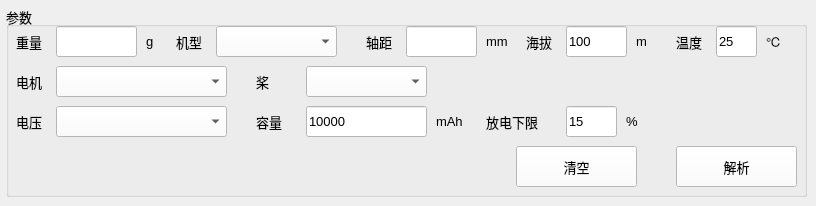
      <widget class="QWidget" name="xrotor_calc">
       <widget class="QGroupBox" name="xrotor_ecalc">
        <property name="geometry">
         <rect>
          <x>6</x>
          <y>6</y>
          <width>801</width>
          <height>191</height>
         </rect>
        </property>
        <property name="font">
         <font>
          <pointsize>10</pointsize>
         </font>
        </property>
        <property name="title">
         <string>参数</string>
        </property>
        <widget class="QLabel" name="label_4">
         <property name="geometry">
          <rect>
           <x>10</x>
           <y>20</y>
           <width>61</width>
           <height>31</height>
          </rect>
         </property>
         <property name="font">
          <font>
           <pointsize>10</pointsize>
          </font>
         </property>
         <property name="text">
          <string>重量</string>
         </property>
        </widget>
        <widget class="QLabel" name="label_5">
         <property name="geometry">
          <rect>
           <x>170</x>
           <y>20</y>
           <width>51</width>
           <height>31</height>
          </rect>
         </property>
         <property name="font">
          <font>
           <pointsize>10</pointsize>
          </font>
         </property>
         <property name="text">
          <string>机型</string>
         </property>
        </widget>
        <widget class="QLabel" name="label_6">
         <property name="geometry">
          <rect>
           <x>10</x>
           <y>60</y>
           <width>51</width>
           <height>31</height>
          </rect>
         </property>
         <property name="font">
          <font>
           <pointsize>10</pointsize>
          </font>
         </property>
         <property name="text">
          <string>电机</string>
         </property>
        </widget>
        <widget class="QLabel" name="label_7">
         <property name="geometry">
          <rect>
           <x>250</x>
           <y>60</y>
           <width>21</width>
           <height>31</height>
          </rect>
         </property>
         <property name="font">
          <font>
           <pointsize>10</pointsize>
          </font>
         </property>
         <property name="text">
          <string>桨</string>
         </property>
        </widget>
        <widget class="QLabel" name="label_8">
         <property name="geometry">
          <rect>
           <x>250</x>
           <y>100</y>
           <width>31</width>
           <height>31</height>
          </rect>
         </property>
         <property name="font">
          <font>
           <pointsize>10</pointsize>
          </font>
         </property>
         <property name="text">
          <string>容量</string>
         </property>
        </widget>
        <widget class="QComboBox" name="cb_copter_frame">
         <property name="enabled">
          <bool>true</bool>
         </property>
         <property name="geometry">
          <rect>
           <x>210</x>
           <y>20</y>
           <width>121</width>
           <height>31</height>
          </rect>
         </property>
         <property name="font">
          <font>
           <pointsize>10</pointsize>
          </font>
         </property>
         <property name="toolTip">
          <string>旋翼机类型，如4轴、6轴，...</string>
         </property>
         <property name="styleSheet">
          <string notr="true">background-color: rgb(255, 255, 255);
color: rgb(0, 0, 0);</string>
         </property>
         <property name="editable">
          <bool>false</bool>
         </property>
        </widget>
        <widget class="QComboBox" name="cb_motor_type">
         <property name="geometry">
          <rect>
           <x>50</x>
           <y>60</y>
           <width>171</width>
           <height>31</height>
          </rect>
         </property>
         <property name="font">
          <font>
           <pointsize>10</pointsize>
          </font>
         </property>
         <property name="toolTip">
          <string>电机类型</string>
         </property>
         <property name="styleSheet">
          <string notr="true">background-color: rgb(255, 255, 255);
color: rgb(0, 0, 0);</string>
         </property>
         <property name="editable">
          <bool>false</bool>
         </property>
        </widget>
        <widget class="QComboBox" name="cb_prop_type">
         <property name="geometry">
          <rect>
           <x>300</x>
           <y>60</y>
           <width>121</width>
           <height>31</height>
          </rect>
         </property>
         <property name="font">
          <font>
           <pointsize>10</pointsize>
          </font>
         </property>
         <property name="toolTip">
          <string>螺旋桨尺寸</string>
         </property>
         <property name="styleSheet">
          <string notr="true">background-color: rgb(255, 255, 255);
color: rgb(0, 0, 0);</string>
         </property>
         <property name="editable">
          <bool>false</bool>
         </property>
        </widget>
        <widget class="QLineEdit" name="le_weight">
         <property name="geometry">
          <rect>
           <x>50</x>
           <y>20</y>
           <width>81</width>
           <height>31</height>
          </rect>
         </property>
         <property name="font">
          <font>
           <pointsize>10</pointsize>
          </font>
         </property>
         <property name="toolTip">
          <string>飞机总重</string>
         </property>
         <property name="styleSheet">
          <string notr="true">background-color: rgb(255, 255, 255);
color: rgb(0, 0, 0);</string>
         </property>
         <property name="text">
          <string/>
         </property>
        </widget>
        <widget class="QLineEdit" name="le_battery_capacity">
         <property name="geometry">
          <rect>
           <x>300</x>
           <y>100</y>
           <width>121</width>
           <height>31</height>
          </rect>
         </property>
         <property name="font">
          <font>
           <pointsize>10</pointsize>
          </font>
         </property>
         <property name="toolTip">
          <string>电池容量</string>
         </property>
         <property name="styleSheet">
          <string notr="true">background-color: rgb(255, 255, 255);
color: rgb(0, 0, 0);</string>
         </property>
         <property name="text">
          <string>10000</string>
         </property>
        </widget>
        <widget class="QPushButton" name="pb_xrotor_calc">
         <property name="geometry">
          <rect>
           <x>670</x>
           <y>140</y>
           <width>121</width>
           <height>41</height>
          </rect>
         </property>
         <property name="font">
          <font>
           <pointsize>10</pointsize>
          </font>
         </property>
         <property name="toolTip">
          <string>评估旋翼机性能</string>
         </property>
         <property name="styleSheet">
          <string notr="true">color: rgb(0, 0, 0);
background-color: rgb(255, 255, 255);</string>
         </property>
         <property name="text">
          <string>解析</string>
         </property>
        </widget>
        <widget class="QPushButton" name="pb_xrotor_reset">
         <property name="geometry">
          <rect>
           <x>510</x>
           <y>140</y>
           <width>121</width>
           <height>41</height>
          </rect>
         </property>
         <property name="font">
          <font>
           <pointsize>10</pointsize>
          </font>
         </property>
         <property name="toolTip">
          <string>清空输入及选型</string>
         </property>
         <property name="styleSheet">
          <string notr="true">color: rgb(0, 0, 0);
background-color: rgb(255, 255, 255);</string>
         </property>
         <property name="text">
          <string>清空</string>
         </property>
        </widget>
        <widget class="QLabel" name="label_9">
         <property name="geometry">
          <rect>
           <x>10</x>
           <y>100</y>
           <width>41</width>
           <height>31</height>
          </rect>
         </property>
         <property name="font">
          <font>
           <pointsize>10</pointsize>
          </font>
         </property>
         <property name="text">
          <string>电压</string>
         </property>
        </widget>
        <widget class="QComboBox" name="cb_volt">
         <property name="geometry">
          <rect>
           <x>50</x>
           <y>100</y>
           <width>171</width>
           <height>31</height>
          </rect>
         </property>
         <property name="font">
          <font>
           <pointsize>10</pointsize>
          </font>
         </property>
         <property name="toolTip">
          <string>电机工作电压</string>
         </property>
         <property name="styleSheet">
          <string notr="true">background-color: rgb(255, 255, 255);
color: rgb(0, 0, 0);</string>
         </property>
         <property name="editable">
          <bool>false</bool>
         </property>
        </widget>
        <widget class="QLabel" name="label_10">
         <property name="geometry">
          <rect>
           <x>430</x>
           <y>100</y>
           <width>31</width>
           <height>31</height>
          </rect>
         </property>
         <property name="font">
          <font>
           <pointsize>10</pointsize>
          </font>
         </property>
         <property name="text">
          <string>mAh</string>
         </property>
        </widget>
        <widget class="QLineEdit" name="le_flight_height">
         <property name="geometry">
          <rect>
           <x>560</x>
           <y>20</y>
           <width>61</width>
           <height>31</height>
          </rect>
         </property>
         <property name="font">
          <font>
           <pointsize>10</pointsize>
          </font>
         </property>
         <property name="toolTip">
          <string>无人机飞行高度，默认100米</string>
         </property>
         <property name="styleSheet">
          <string notr="true">background-color: rgb(255, 255, 255);
color: rgb(0, 0, 0);</string>
         </property>
         <property name="text">
          <string>100</string>
         </property>
        </widget>
        <widget class="QLabel" name="label_11">
         <property name="geometry">
          <rect>
           <x>520</x>
           <y>20</y>
           <width>41</width>
           <height>31</height>
          </rect>
         </property>
         <property name="font">
          <font>
           <pointsize>10</pointsize>
          </font>
         </property>
         <property name="text">
          <string>海拔</string>
         </property>
        </widget>
        <widget class="QLineEdit" name="le_capacity_residual">
         <property name="geometry">
          <rect>
           <x>560</x>
           <y>100</y>
           <width>51</width>
           <height>31</height>
          </rect>
         </property>
         <property name="font">
          <font>
           <pointsize>10</pointsize>
          </font>
         </property>
         <property name="toolTip">
          <string>电池剩余电量, 默认15%</string>
         </property>
         <property name="styleSheet">
          <string notr="true">background-color: rgb(255, 255, 255);
color: rgb(0, 0, 0);</string>
         </property>
         <property name="text">
          <string>15</string>
         </property>
        </widget>
        <widget class="QLabel" name="label_12">
         <property name="geometry">
          <rect>
           <x>480</x>
           <y>100</y>
           <width>71</width>
           <height>31</height>
          </rect>
         </property>
         <property name="font">
          <font>
           <pointsize>10</pointsize>
          </font>
         </property>
         <property name="text">
          <string>放电下限</string>
         </property>
        </widget>
        <widget class="QLabel" name="label_13">
         <property name="geometry">
          <rect>
           <x>620</x>
           <y>100</y>
           <width>21</width>
           <height>31</height>
          </rect>
         </property>
         <property name="font">
          <font>
           <pointsize>10</pointsize>
          </font>
         </property>
         <property name="text">
          <string>%</string>
         </property>
        </widget>
        <widget class="QLineEdit" name="le_uav_axisDist">
         <property name="geometry">
          <rect>
           <x>400</x>
           <y>20</y>
           <width>71</width>
           <height>31</height>
          </rect>
         </property>
         <property name="font">
          <font>
           <pointsize>10</pointsize>
          </font>
         </property>
         <property name="toolTip">
          <string>旋翼机轴距</string>
         </property>
         <property name="styleSheet">
          <string notr="true">background-color: rgb(255, 255, 255);
color: rgb(0, 0, 0);</string>
         </property>
         <property name="text">
          <string/>
         </property>
        </widget>
        <widget class="QLabel" name="label_14">
         <property name="geometry">
          <rect>
           <x>360</x>
           <y>20</y>
           <width>41</width>
           <height>31</height>
          </rect>
         </property>
         <property name="font">
          <font>
           <pointsize>10</pointsize>
          </font>
         </property>
         <property name="text">
          <string>轴距</string>
         </property>
        </widget>
        <widget class="QLabel" name="label_15">
         <property name="geometry">
          <rect>
           <x>140</x>
           <y>20</y>
           <width>21</width>
           <height>31</height>
          </rect>
         </property>
         <property name="font">
          <font>
           <pointsize>10</pointsize>
          </font>
         </property>
         <property name="text">
          <string>g</string>
         </property>
        </widget>
        <widget class="QLabel" name="label_16">
         <property name="geometry">
          <rect>
           <x>480</x>
           <y>20</y>
           <width>21</width>
           <height>31</height>
          </rect>
         </property>
         <property name="font">
          <font>
           <pointsize>10</pointsize>
          </font>
         </property>
         <property name="text">
          <string>mm</string>
         </property>
        </widget>
        <widget class="QLabel" name="label_17">
         <property name="geometry">
          <rect>
           <x>630</x>
           <y>20</y>
           <width>21</width>
           <height>31</height>
          </rect>
         </property>
         <property name="font">
          <font>
           <pointsize>10</pointsize>
          </font>
         </property>
         <property name="text">
          <string>m</string>
         </property>
        </widget>
        <widget class="QLabel" name="label_18">
         <property name="geometry">
          <rect>
           <x>760</x>
           <y>20</y>
           <width>21</width>
           <height>31</height>
          </rect>
         </property>
         <property name="font">
          <font>
           <pointsize>10</pointsize>
          </font>
         </property>
         <property name="text">
          <string>℃</string>
         </property>
        </widget>
        <widget class="QLabel" name="label_19">
         <property name="geometry">
          <rect>
           <x>670</x>
           <y>20</y>
           <width>41</width>
           <height>31</height>
          </rect>
         </property>
         <property name="font">
          <font>
           <pointsize>10</pointsize>
          </font>
         </property>
         <property name="text">
          <string>温度</string>
         </property>
        </widget>
        <widget class="QLineEdit" name="le_ground_temperature">
         <property name="geometry">
          <rect>
           <x>710</x>
           <y>20</y>
           <width>41</width>
           <height>31</height>
          </rect>
         </property>
         <property name="font">
          <font>
           <pointsize>10</pointsize>
          </font>
         </property>
         <property name="toolTip">
          <string>地面环境温度</string>
         </property>
         <property name="styleSheet">
          <string notr="true">background-color: rgb(255, 255, 255);
color: rgb(0, 0, 0);</string>
         </property>
         <property name="text">
          <string>25</string>
         </property>
        </widget>
       </widget>
      </widget>
